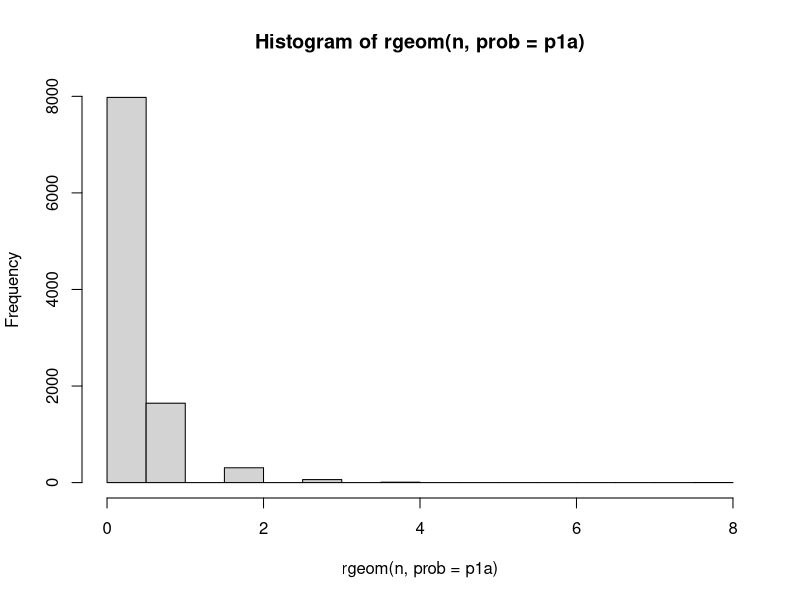
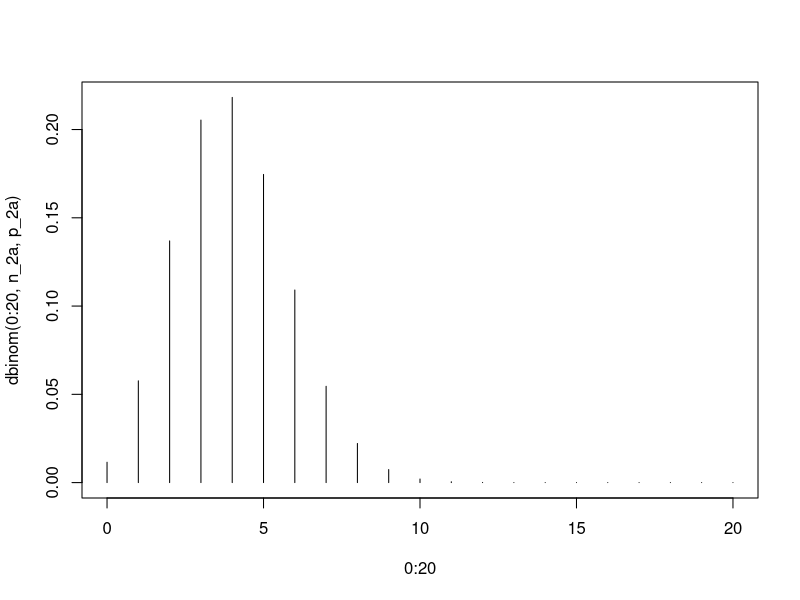
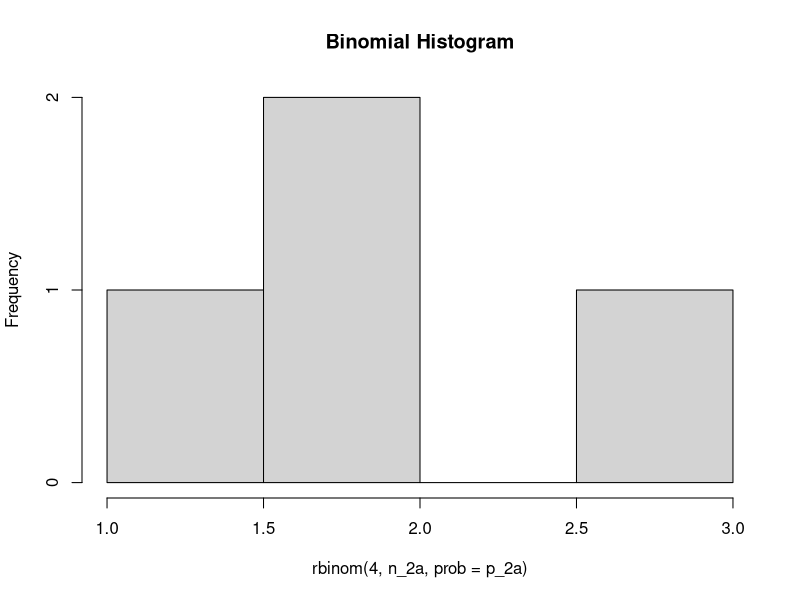
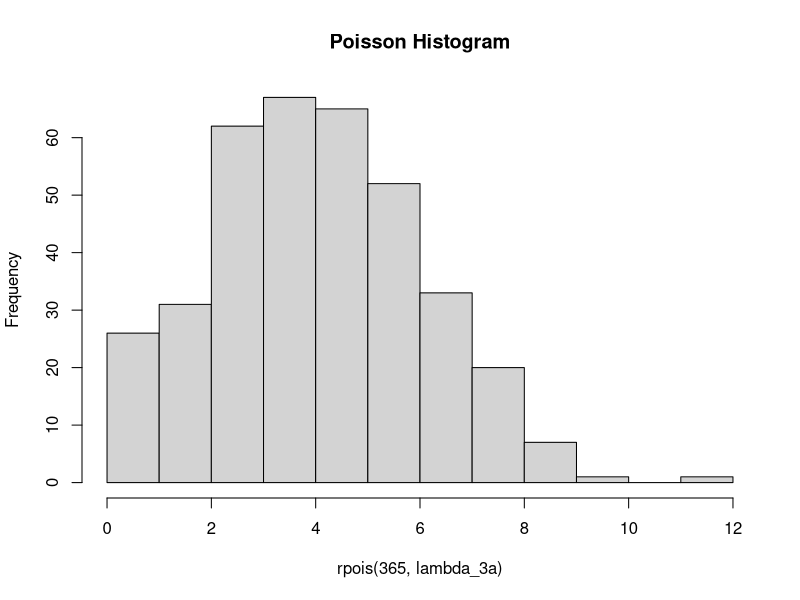
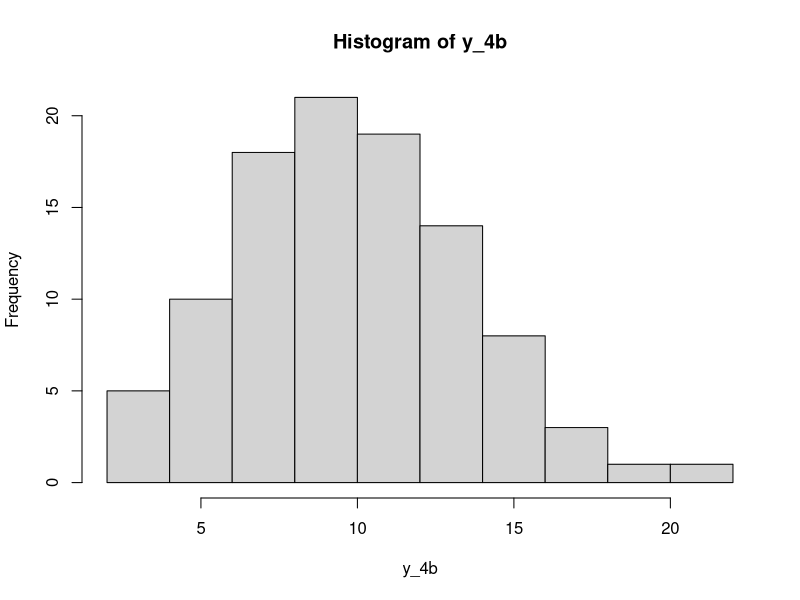
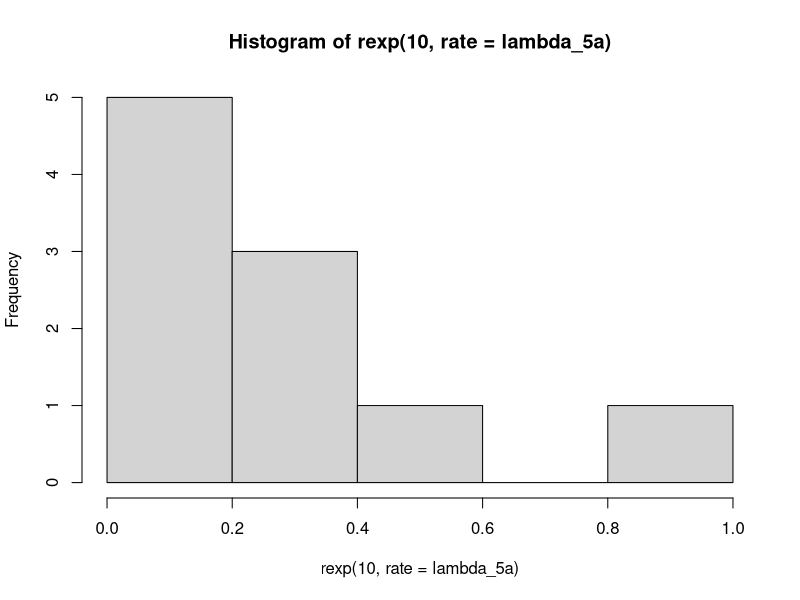
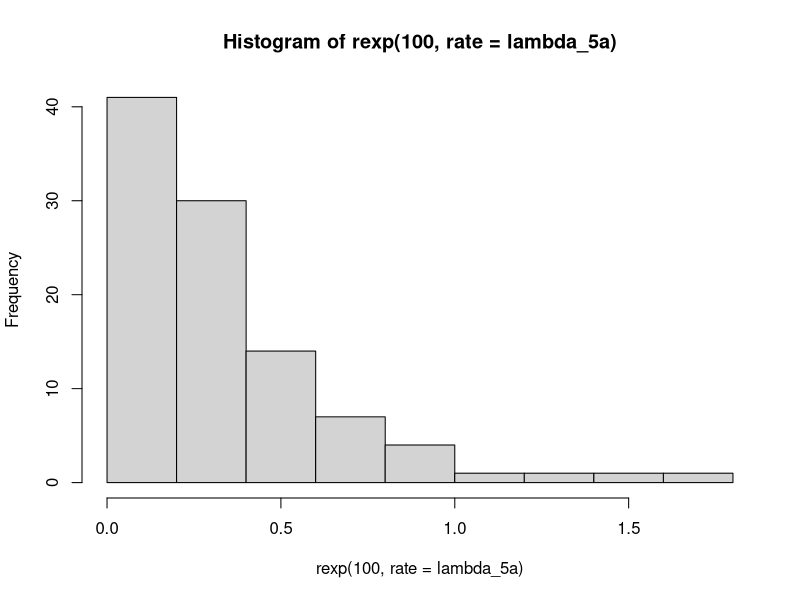
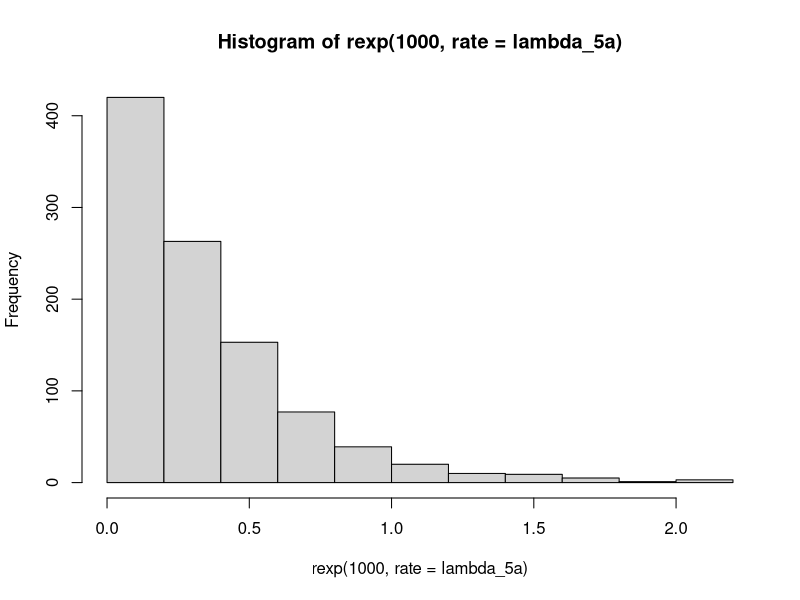

Reproduce these figures in R, in order.
#No.1 A

x1a = 3
p1a = 0.8
q1a = 1 - p1a
P1a = dgeom(x1a, p1a)
p1a

#No.1 b
mean(rgeom(n = 10000, prob = p1a) == 3)


#No.1 c
#Dari situ, dapat disimpulkan bahwa P(X=x) distribusi geometrik dengan peluang p dapat diestimasi dengan
#menghitung rerata kemunculan angka x pada serangkaian bilangan random berdistribusi geometrik dengan peluang p.

#No.1 d
n = 10000
hist(rgeom(n, prob = p1a))

#No.1 e
varian.1e = 1-p1a/p1a
print(varian.1e)


#No. 2 a
comb = function(n, x){
  temp = factorial(n) / factorial(n-x)/factorial(x)
  return (temp)
}

n_2a = 20
x_2a = 4
p_2a = 0.2

peluang_2a = (comb(n_2a, x_2a)*(p_2a^x_2a)*((p_2a-1)^(n_2a-x_2a)))
peluang_2a

#No.2 b
plot(0:20, dbinom(0:20, n_2a, p_2a),type='h')
hist(rbinom(4, n_2a, prob = p_2a), ylab = "Frequency", main = "Binomial Histogram")

#No.2 c
#mean
mean_2c = (n_2a * p_2a)
print(mean_2c)

#varian
varian_2c = (n_2a * p_2a * (1-p_2a))
print(varian_2c)

#No.3 a
lambda_3a = 4.5
dpois(6, lambda_3a)

#No.3 b
hist(rpois(365, lambda_3a), main = "Poisson Histogram")

#No.3 d
lambda_3d = lambda_3a
varian_3d = lambda_3a
print(lambda_3d)
print (varian_3d)

#No.4 a
x_4a = 2
v_4a = 10
dchisq(x_4a, v_4a)

#No.4 b
set.seed(0)
x_4b = 1:100
y_4b <- rchisq(x_4b, 10)

hist(y_4b)

#No.4 c
mean_4c = v_4a
varian_4c = 2 * v_4a
print (mean_4c)
print (varian_4c)

#No.5 a
lambda_5a = 3
dexp(lambda_5a)


#No.5 b
set.seed(1)
hist(rexp(10, rate=lambda_5a))

set.seed(1)
hist(rexp(100, rate=lambda_5a))

set.seed(1)
hist(rexp(1000, rate=lambda_5a))

set.seed(1)
hist(rexp(10000, rate=lambda_5a))

#No.5 c
n_5c = 100
rataan_5c = mean(rexp(n_5c, rate = lambda_5a))
varian_5c = (sd(rexp(n_5c, rate = lambda_5a))) ^ 2

rataan_5c
varian_5c

#No.6 a

n_6a = 100
mean_6a = 50
sd_6a = 8

data_6a = rnorm(n_6a, mean_6a, sd_6a)
dataMean_6a = mean(data_6a)
dataSD_6a = sd(data_6a)

floor_6a = floor(dataMean_6a)
ceil_6a = ceiling(dataMean_6a)

z1_6a = ((floor_6a - dataMean_6a)/dataSD_6a )
z2_6a = 1 - ((ceil_6a - dataMean_6a)/dataSD_6a)
z_6a = z1_6a + z2_6a
z_6a

plot(data_6a, dnorm(data_6a, dataMean_6a, dataSD_6a))


#No.6 b
h = hist(rnorm(100, 50, 8), breaks = 50, main="5025201239_Kadek Ari Dharmika_Probstat_D_DNhistogram")

#6c
varian_6c = sd_6a * sd_6a
varian_6c
